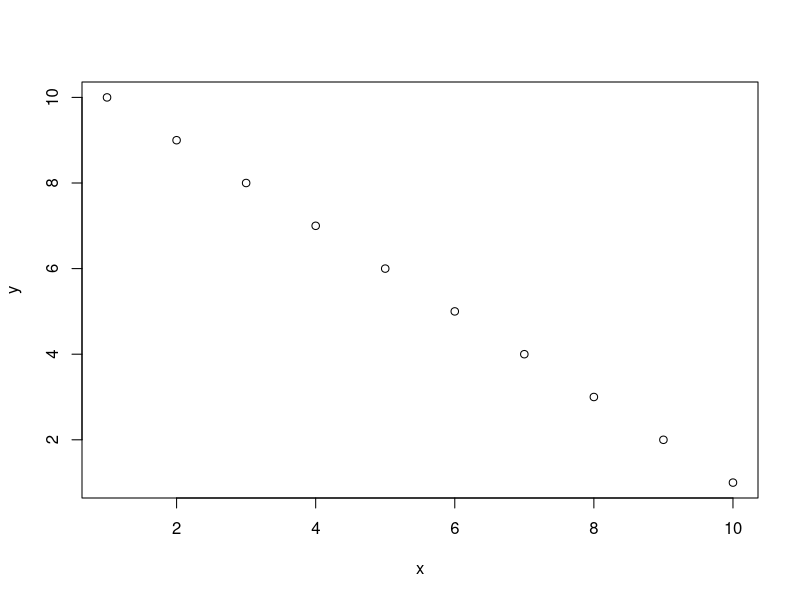
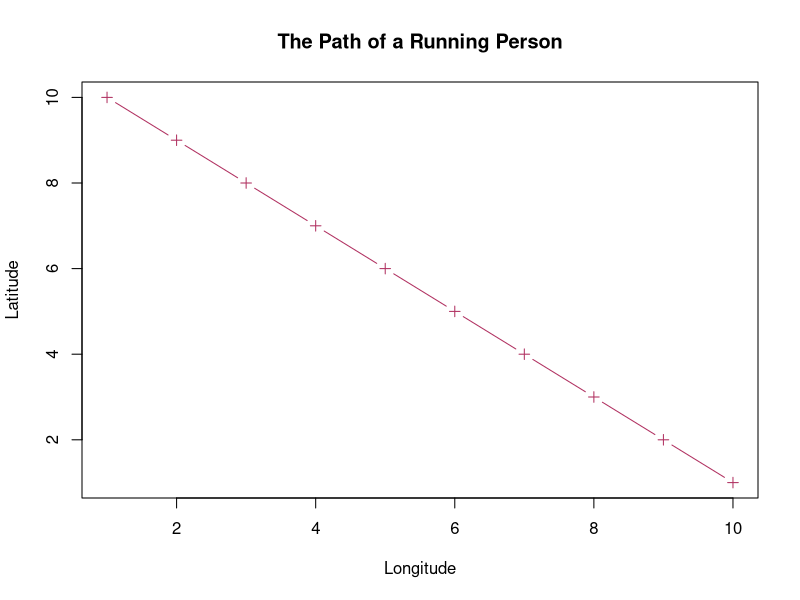
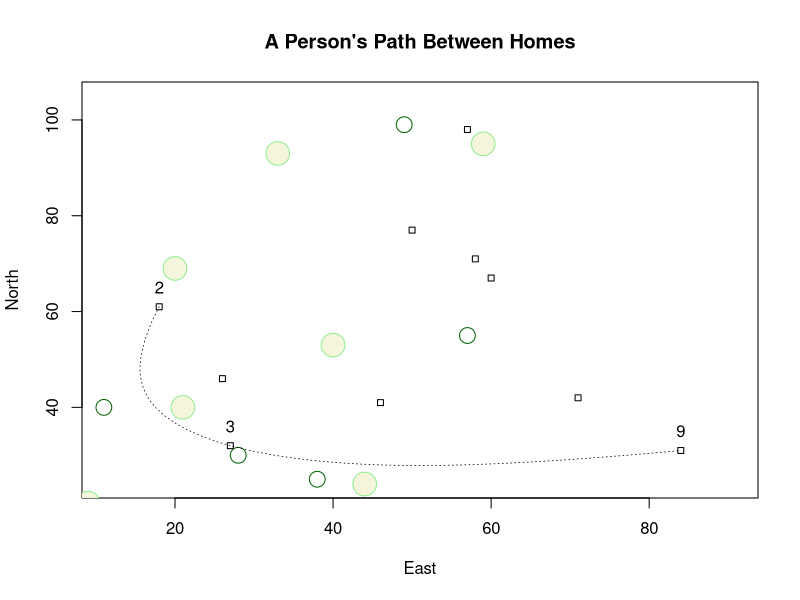
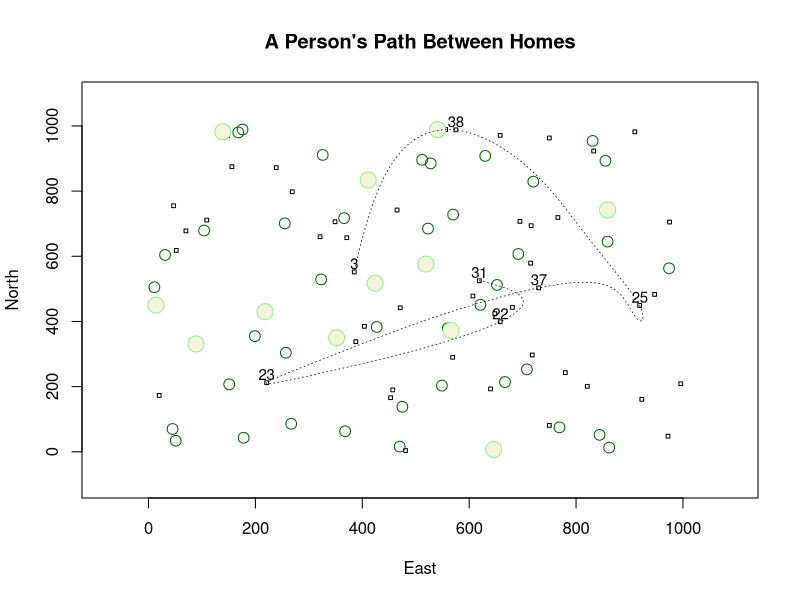
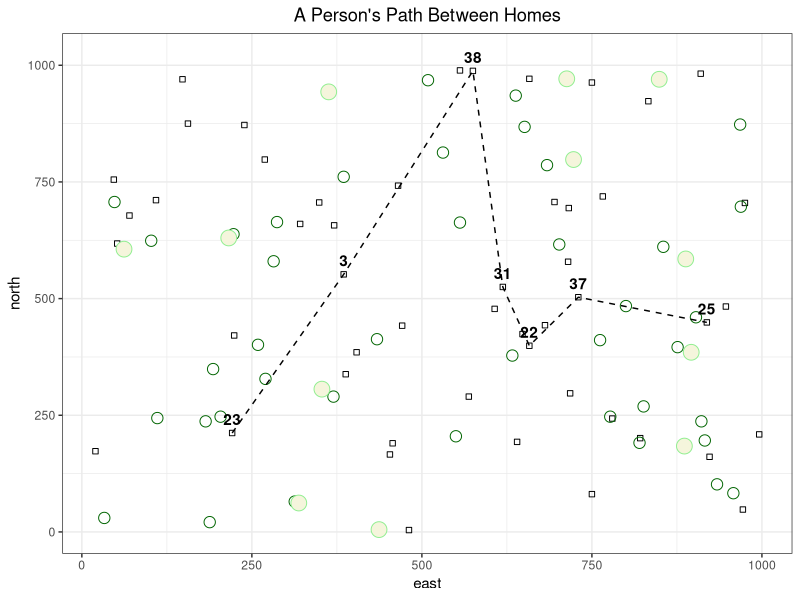

The R source for these figures, in order:
## ---- chunk 1
library(tidyverse)
library(knitr)

knitr::opts_chunk$set(fig.align = "center", warning = FALSE, message = FALSE)
## ---- chunk 2
x <- 1:10
y <- 10:1

plot(x, y)
## ---- chunk 3
plot(x, y, type = "b", main = "The Path of a Running Person", xlab = "Longitude", ylab = "Latitude",
     col = "maroon", pch = 3)
## ---- chunk 4
loc_data <- data.frame(id = 1:10,
                       east = sample(1:100, 10, replace = TRUE), 
                       north = sample(1:100, 10, replace = TRUE))

symbols(loc_data$east, #adding in the squares (the homes)
        loc_data$north, 
        squares = rep(0.75, 10), 
        inches = FALSE,
        xlab = "East",
        ylab = "North")

symbols(sample(1:100, 10, replace = TRUE), #adding circles (trees..?) 
        sample(1:100, 10, replace = TRUE), 
        circles = rep(1, 10),
        inches = FALSE,
        fg = "darkgreen",
        add = TRUE)

symbols(sample(1:100, 10, replace = TRUE), #adding circles (trees..?) 
        sample(1:100, 10, replace = TRUE),
        circles = rep(1.5, 10),
        inches = FALSE,
        fg = "lightgreen",
        bg = "beige",
        add = TRUE)

to_visit <- sample(1:10, 3) #picking out the squares to visit

xspline(loc_data[to_visit, 2], #adding a path between the selected homes
        loc_data[to_visit, 3], 
        lty = 3,
        lwd = 0.75,
        shape = -1)

text(loc_data[to_visit, 2], #labeling the visited homes
     loc_data[to_visit, 3] + 4,
     labels = loc_data[to_visit, 1])

title(main = "A Person's Path Between Homes") #adding a title to the plot
## ---- chunk 5
loc_data <- data.frame(id = 1:50,
                       east = sample(1:1000, 50, replace = TRUE), 
                       north = sample(1:1000, 50, replace = TRUE))

symbols(loc_data$east, #adding in the squares (the homes)
        loc_data$north, 
        squares = rep(7, 50), 
        inches = FALSE,
        xlab = "East",
        ylab = "North")

symbols(sample(1:1000, 40, replace = TRUE), #adding circles (trees..?) 
        sample(1:1000, 40, replace = TRUE), 
        circles = rep(10, 40),
        inches = FALSE,
        fg = "darkgreen",
        add = TRUE)

symbols(sample(1:1000, 12, replace = TRUE), #adding circles (trees..?) 
        sample(1:1000, 12, replace = TRUE), 
        circles = rep(15, 12),
        inches = FALSE,
        fg = "lightgreen",
        bg = "beige",
        add = TRUE)

to_visit <- sample(loc_data$id, 7) #picking out the squares to visit

xspline(loc_data[to_visit, 2], #adding a path between the selected homes
        loc_data[to_visit, 3], 
        lty = 3,
        lwd = 0.75,
        shape = -1)

text(loc_data[to_visit, 2], #labeling the visited homes
     loc_data[to_visit, 3] + 25,
     labels = loc_data[to_visit, 1], 
     cex = 0.9)

title(main = "A Person's Path Between Homes") #adding a title to the plot
## ---- chunk 6
extra_points <- tibble(east = sample(1:1000, 52, replace = TRUE), #the points for the trees
                       north = sample(1:1000, 52, replace = TRUE))

for_labels <- loc_data[to_visit, ]

ggplot(loc_data, aes(x = east, y = north)) +
  theme_bw() +
  geom_point(shape = 0) + #adding the houses
  geom_point(data = extra_points[1:40, ], mapping = aes(x = east, y = north),
             size = 3.5, pch = 21, color = "darkgreen") + #adding the small trees
  geom_point(data = extra_points[41:52, ], mapping = aes(x = east, y = north),
             size = 5, pch = 21, color = "lightgreen", fill = "beige") + #adding the big trees
  geom_text(data = for_labels, mapping = aes(x = east, y = north, label = id), nudge_y = 30, fontface = "bold") +
  geom_line(data = loc_data %>% filter(id %in% to_visit), linetype = "dashed") + #visiting the desired houses
  labs(title = "A Person's Path Between Homes") + #adding a title
  theme(plot.title = element_text(hjust = 0.5)) #centering the title
